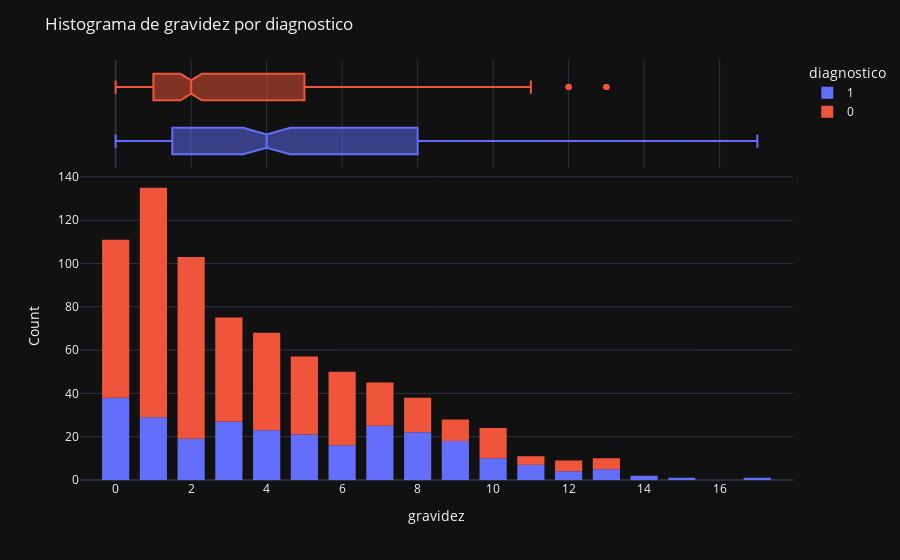

Source (notebook cell):
### Markdown cell above
#### 1.2.1 Distribuição das features por target

##### 1.2.1.1 Feature Gravidez

### Code cell
#EXIBE GRÁFICO DE BARRAS
print_feature_distribution(original_dataset, 'gravidez')

### Figure 1 — Plotly figure (JSON) as saved in the notebook; plotly's stock layout.template omitted (floating-point values rounded to 4 significant figures; data arrays with more than 128 entries replaced by an {"elided": "..."} marker saying what was removed)
{"data": [{"alignmentgroup": "True", "bingroup": "x", "hovertemplate": "diagnostico=1<br>gravidez=%{x}<br>count=%{y}<extra></extra>", "legendgroup": "1", "marker": {"color": "#636efa", "pattern": {"shape": ""}}, "name": "1", "offsetgroup": "1", "orientation": "v", "showlegend": true, "type": "histogram", "x": {"elided": "268 int values"}, "xaxis": "x", "yaxis": "y"}, {"alignmentgroup": "True", "hovertemplate": "diagnostico=1<br>gravidez=%{x}<extra></extra>", "legendgroup": "1", "marker": {"color": "#636efa"}, "name": "1", "notched": true, "offsetgroup": "1", "showlegend": false, "type": "box", "x": {"elided": "268 int values"}, "xaxis": "x2", "yaxis": "y2"}, {"alignmentgroup": "True", "bingroup": "x", "hovertemplate": "diagnostico=0<br>gravidez=%{x}<br>count=%{y}<extra></extra>", "legendgroup": "0", "marker": {"color": "#EF553B", "pattern": {"shape": ""}}, "name": "0", "offsetgroup": "0", "orientation": "v", "showlegend": true, "type": "histogram", "x": {"elided": "500 int values"}, "xaxis": "x", "yaxis": "y"}, {"alignmentgroup": "True", "hovertemplate": "diagnostico=0<br>gravidez=%{x}<extra></extra>", "legendgroup": "0", "marker": {"color": "#EF553B"}, "name": "0", "notched": true, "offsetgroup": "0", "showlegend": false, "type": "box", "x": {"elided": "500 int values"}, "xaxis": "x2", "yaxis": "y2"}], "layout": {"bargap": 0.2, "bargroupgap": 0.1, "barmode": "relative", "legend": {"title": {"text": "diagnostico"}, "tracegroupgap": 0}, "margin": {"t": 60}, "title": {"text": "Histograma de gravidez por diagnostico"}, "xaxis": {"anchor": "y", "domain": [0, 1], "title": {"text": "gravidez"}}, "xaxis2": {"anchor": "y2", "domain": [0, 1], "matches": "x", "showgrid": true, "showticklabels": false}, "yaxis": {"anchor": "x", "domain": [0, 0.7326], "title": {"text": "Count"}}, "yaxis2": {"anchor": "x2", "domain": [0.7426, 1], "matches": "y2", "showgrid": false, "showline": false, "showticklabels": false, "ticks": ""}}}
